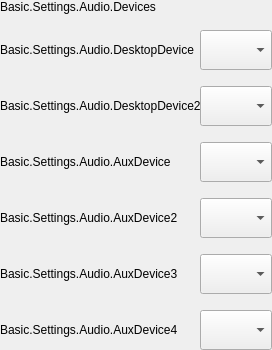
        <widget class="QFrame" name="frame_AudioDevices">
         <property name="sizePolicy">
          <sizepolicy hsizetype="Preferred" vsizetype="Preferred">
           <horstretch>0</horstretch>
           <verstretch>0</verstretch>
          </sizepolicy>
         </property>
         <property name="minimumSize">
          <size>
           <width>0</width>
           <height>0</height>
          </size>
         </property>
         <property name="maximumSize">
          <size>
           <width>16777215</width>
           <height>16777215</height>
          </size>
         </property>
         <property name="frameShape">
          <enum>QFrame::NoFrame</enum>
         </property>
         <property name="frameShadow">
          <enum>QFrame::Raised</enum>
         </property>
         <layout class="QFormLayout" name="formLayout_AudioDevices">
          <property name="fieldGrowthPolicy">
           <enum>QFormLayout::AllNonFixedFieldsGrow</enum>
          </property>
          <property name="labelAlignment">
           <set>Qt::AlignLeading|Qt::AlignLeft|Qt::AlignVCenter</set>
          </property>
          <property name="formAlignment">
           <set>Qt::AlignLeading|Qt::AlignLeft|Qt::AlignTop</set>
          </property>
          <property name="horizontalSpacing">
           <number>0</number>
          </property>
          <property name="verticalSpacing">
           <number>16</number>
          </property>
          <property name="leftMargin">
           <number>0</number>
          </property>
          <property name="topMargin">
           <number>0</number>
          </property>
          <property name="rightMargin">
           <number>0</number>
          </property>
          <property name="bottomMargin">
           <number>0</number>
          </property>
          <item row="0" column="0">
           <widget class="QLabel" name="label_TitleAudioDevices">
            <property name="maximumSize">
             <size>
              <width>860</width>
              <height>16777215</height>
             </size>
            </property>
            <property name="styleSheet">
             <string/>
            </property>
            <property name="text">
             <string>Basic.Settings.Audio.Devices</string>
            </property>
            <property name="labelType" stdset="0">
             <string>settingBold</string>
            </property>
           </widget>
          </item>
          <item row="1" column="0">
           <widget class="QLabel" name="label_DesktopAudioDevice1">
            <property name="sizePolicy">
             <sizepolicy hsizetype="Fixed" vsizetype="Fixed">
              <horstretch>0</horstretch>
              <verstretch>0</verstretch>
             </sizepolicy>
            </property>
            <property name="minimumSize">
             <size>
              <width>200</width>
              <height>40</height>
             </size>
            </property>
            <property name="maximumSize">
             <size>
              <width>200</width>
              <height>40</height>
             </size>
            </property>
            <property name="styleSheet">
             <string notr="true"/>
            </property>
            <property name="text">
             <string>Basic.Settings.Audio.DesktopDevice</string>
            </property>
            <property name="wordWrap">
             <bool>true</bool>
            </property>
           </widget>
          </item>
          <item row="1" column="1">
           <widget class="AFQCustomCombobox" name="comboBox_DesktopAudioDevice1">
            <property name="sizePolicy">
             <sizepolicy hsizetype="Preferred" vsizetype="Preferred">
              <horstretch>0</horstretch>
              <verstretch>0</verstretch>
             </sizepolicy>
            </property>
            <property name="minimumSize">
             <size>
              <width>0</width>
              <height>40</height>
             </size>
            </property>
            <property name="maximumSize">
             <size>
              <width>16777215</width>
              <height>40</height>
             </size>
            </property>
            <property name="focusPolicy">
             <enum>Qt::ClickFocus</enum>
            </property>
            <property name="styleSheet">
             <string notr="true"/>
            </property>
           </widget>
          </item>
          <item row="2" column="0">
           <widget class="QLabel" name="label_DesktopAudioDevice2">
            <property name="sizePolicy">
             <sizepolicy hsizetype="Fixed" vsizetype="Fixed">
              <horstretch>0</horstretch>
              <verstretch>0</verstretch>
             </sizepolicy>
            </property>
            <property name="minimumSize">
             <size>
              <width>200</width>
              <height>40</height>
             </size>
            </property>
            <property name="maximumSize">
             <size>
              <width>200</width>
              <height>40</height>
             </size>
            </property>
            <property name="styleSheet">
             <string notr="true"/>
            </property>
            <property name="text">
             <string>Basic.Settings.Audio.DesktopDevice2</string>
            </property>
            <property name="wordWrap">
             <bool>true</bool>
            </property>
           </widget>
          </item>
          <item row="2" column="1">
           <widget class="AFQCustomCombobox" name="comboBox_DesktopAudioDevice2">
            <property name="sizePolicy">
             <sizepolicy hsizetype="Preferred" vsizetype="Fixed">
              <horstretch>0</horstretch>
              <verstretch>0</verstretch>
             </sizepolicy>
            </property>
            <property name="minimumSize">
             <size>
              <width>0</width>
              <height>40</height>
             </size>
            </property>
            <property name="maximumSize">
             <size>
              <width>16777215</width>
              <height>40</height>
             </size>
            </property>
            <property name="focusPolicy">
             <enum>Qt::ClickFocus</enum>
            </property>
            <property name="styleSheet">
             <string notr="true"/>
            </property>
           </widget>
          </item>
          <item row="3" column="0">
           <widget class="QLabel" name="label_AuxAudioDevice1">
            <property name="sizePolicy">
             <sizepolicy hsizetype="Fixed" vsizetype="Fixed">
              <horstretch>0</horstretch>
              <verstretch>0</verstretch>
             </sizepolicy>
            </property>
            <property name="minimumSize">
             <size>
              <width>200</width>
              <height>40</height>
             </size>
            </property>
            <property name="maximumSize">
             <size>
              <width>200</width>
              <height>40</height>
             </size>
            </property>
            <property name="styleSheet">
             <string notr="true"/>
            </property>
            <property name="text">
             <string>Basic.Settings.Audio.AuxDevice</string>
            </property>
            <property name="wordWrap">
             <bool>true</bool>
            </property>
           </widget>
          </item>
          <item row="3" column="1">
           <widget class="AFQCustomCombobox" name="comboBox_AuxAudioDevice1">
            <property name="sizePolicy">
             <sizepolicy hsizetype="Preferred" vsizetype="Fixed">
              <horstretch>0</horstretch>
              <verstretch>0</verstretch>
             </sizepolicy>
            </property>
            <property name="minimumSize">
             <size>
              <width>0</width>
              <height>40</height>
             </size>
            </property>
            <property name="maximumSize">
             <size>
              <width>16777215</width>
              <height>40</height>
             </size>
            </property>
            <property name="focusPolicy">
             <enum>Qt::ClickFocus</enum>
            </property>
            <property name="styleSheet">
             <string notr="true"/>
            </property>
           </widget>
          </item>
          <item row="4" column="0">
           <widget class="QLabel" name="label_AuxAudioDevice2">
            <property name="sizePolicy">
             <sizepolicy hsizetype="Fixed" vsizetype="Fixed">
              <horstretch>0</horstretch>
              <verstretch>0</verstretch>
             </sizepolicy>
            </property>
            <property name="minimumSize">
             <size>
              <width>200</width>
              <height>40</height>
             </size>
            </property>
            <property name="maximumSize">
             <size>
              <width>200</width>
              <height>40</height>
             </size>
            </property>
            <property name="styleSheet">
             <string notr="true"/>
            </property>
            <property name="text">
             <string>Basic.Settings.Audio.AuxDevice2</string>
            </property>
            <property name="wordWrap">
             <bool>true</bool>
            </property>
           </widget>
          </item>
          <item row="4" column="1">
           <widget class="AFQCustomCombobox" name="comboBox_AuxAudioDevice2">
            <property name="sizePolicy">
             <sizepolicy hsizetype="Preferred" vsizetype="Fixed">
              <horstretch>0</horstretch>
              <verstretch>0</verstretch>
             </sizepolicy>
            </property>
            <property name="minimumSize">
             <size>
              <width>0</width>
              <height>40</height>
             </size>
            </property>
            <property name="maximumSize">
             <size>
              <width>16777215</width>
              <height>40</height>
             </size>
            </property>
            <property name="focusPolicy">
             <enum>Qt::ClickFocus</enum>
            </property>
            <property name="styleSheet">
             <string notr="true"/>
            </property>
           </widget>
          </item>
          <item row="5" column="0">
           <widget class="QLabel" name="label_AuxAudioDevice3">
            <property name="sizePolicy">
             <sizepolicy hsizetype="Fixed" vsizetype="Fixed">
              <horstretch>0</horstretch>
              <verstretch>0</verstretch>
             </sizepolicy>
            </property>
            <property name="minimumSize">
             <size>
              <width>200</width>
              <height>40</height>
             </size>
            </property>
            <property name="maximumSize">
             <size>
              <width>200</width>
              <height>40</height>
             </size>
            </property>
            <property name="styleSheet">
             <string notr="true"/>
            </property>
            <property name="text">
             <string>Basic.Settings.Audio.AuxDevice3</string>
            </property>
            <property name="wordWrap">
             <bool>true</bool>
            </property>
           </widget>
          </item>
          <item row="5" column="1">
           <widget class="AFQCustomCombobox" name="comboBox_AuxAudioDevice3">
            <property name="sizePolicy">
             <sizepolicy hsizetype="Preferred" vsizetype="Fixed">
              <horstretch>0</horstretch>
              <verstretch>0</verstretch>
             </sizepolicy>
            </property>
            <property name="minimumSize">
             <size>
              <width>0</width>
              <height>40</height>
             </size>
            </property>
            <property name="maximumSize">
             <size>
              <width>16777215</width>
              <height>40</height>
             </size>
            </property>
            <property name="focusPolicy">
             <enum>Qt::ClickFocus</enum>
            </property>
            <property name="styleSheet">
             <string notr="true"/>
            </property>
           </widget>
          </item>
          <item row="6" column="0">
           <widget class="QLabel" name="label_AuxAudioDevice4">
            <property name="sizePolicy">
             <sizepolicy hsizetype="Fixed" vsizetype="Fixed">
              <horstretch>0</horstretch>
              <verstretch>0</verstretch>
             </sizepolicy>
            </property>
            <property name="minimumSize">
             <size>
              <width>200</width>
              <height>40</height>
             </size>
            </property>
            <property name="maximumSize">
             <size>
              <width>200</width>
              <height>40</height>
             </size>
            </property>
            <property name="styleSheet">
             <string notr="true"/>
            </property>
            <property name="text">
             <string>Basic.Settings.Audio.AuxDevice4</string>
            </property>
            <property name="wordWrap">
             <bool>true</bool>
            </property>
           </widget>
          </item>
          <item row="6" column="1">
           <widget class="AFQCustomCombobox" name="comboBox_AuxAudioDevice4">
            <property name="sizePolicy">
             <sizepolicy hsizetype="Preferred" vsizetype="Fixed">
              <horstretch>0</horstretch>
              <verstretch>0</verstretch>
             </sizepolicy>
            </property>
            <property name="minimumSize">
             <size>
              <width>0</width>
              <height>40</height>
             </size>
            </property>
            <property name="maximumSize">
             <size>
              <width>16777215</width>
              <height>0</height>
             </size>
            </property>
            <property name="focusPolicy">
             <enum>Qt::ClickFocus</enum>
            </property>
            <property name="styleSheet">
             <string notr="true"/>
            </property>
           </widget>
          </item>
         </layout>
        </widget>
